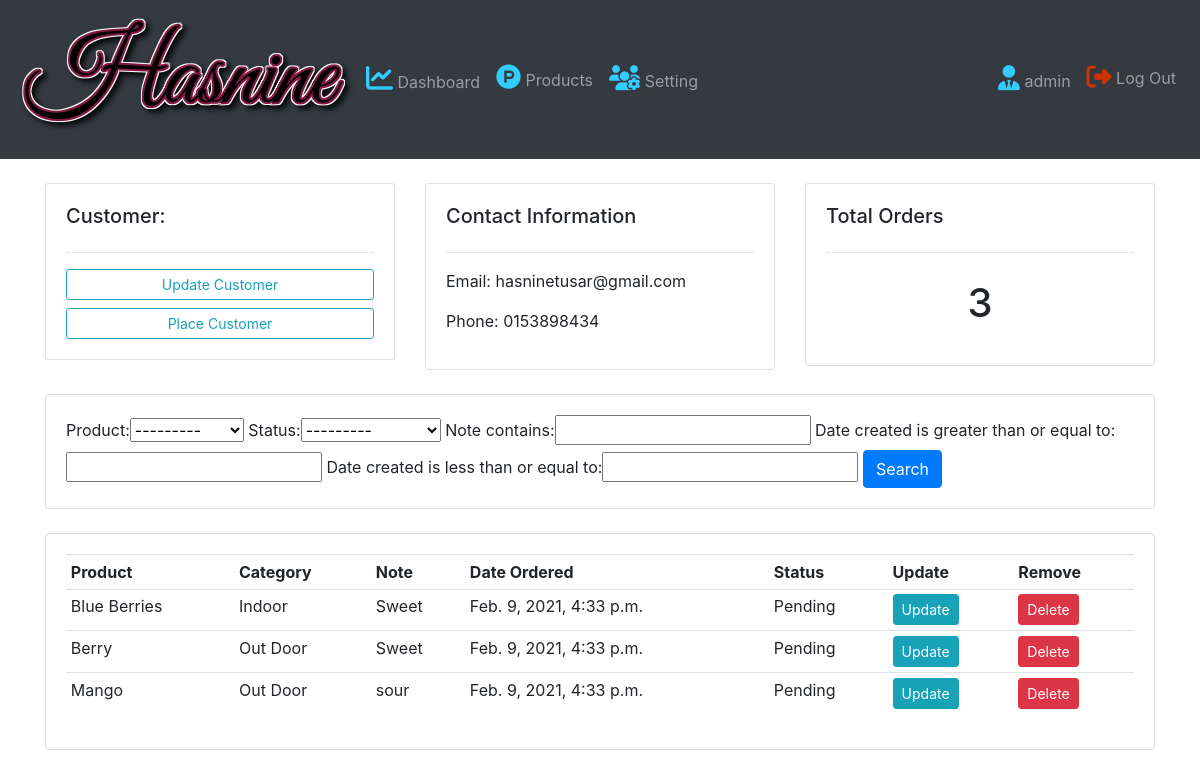
Page /customer/5/ (signed in) on the committed database.
### accounts/models.py (models this page shows, shortened)
class Customer(models.Model):
    user = models.OneToOneField(User, null=True, blank=True, on_delete=models.CASCADE)
    name = models.CharField(max_length=200, null=True)
    phone = models.CharField(max_length=200, null=True)
    email = models.CharField(max_length=200, null=True)
    profile_created = models.ImageField(default="profile.png", null=True, blank=True)
    date_created = models.DateTimeField(auto_now_add=True, null=True)

class Order(models.Model):
    STATUS = (
        ('Pending', 'Pending'),
        ('Out for delivery', 'Out for delivery'),
        ('Delivered', 'Delivered'),
    )
    customer = models.ForeignKey(Customer, null=True, on_delete=models.SET_NULL)
    product = models.ForeignKey(Product, null=True, on_delete=models.SET_NULL)
    date_created = models.DateTimeField(auto_now_add=True, null=True)
    status = models.CharField(max_length=200, null=True, choices=STATUS)
    note = models.CharField(max_length=100, null=True)
    def __str__(self):
        return self.product.name

class Product(models.Model):
    CATEGORY = (
        ('Indoor', 'Indoor'),
        ('Out Door', 'Out Door'),
    )
    name = models.CharField(max_length=200, null=True)
    price = models.FloatField(null=True)
    category = models.CharField(max_length=200, null=True, choices=CATEGORY)
    description = models.CharField(max_length=200, null=True, blank=True)
    date_created = models.DateTimeField(auto_now_add=True, null=True)
    tags = models.ManyToManyField(Tag)
    def __str__(self):
        return self.name

### accounts/decorators.py (the view)
        def wrapper_func(request, *args, **kwargs):
            group = None
            if request.user.groups.exists():
                group = request.user.groups.all()[0].name
            if group in allowed_roles:
                return view_func(request, *args, **kwargs)
            else:
                return HttpResponse('You are not authorized to view this page')

### accounts/views.py (called while the page is built)
@login_required(login_url='login')
@allowed_user(allowed_roles=['admin'])
def customer(request, pks):
    customers = Customer.objects.get(id=pks)
    orders = customers.order_set.all()
    order_count = orders.count()
    my_filter = OrderFilter(request.GET, queryset=orders)
    orders = my_filter.qs
    print(my_filter.qs)
    context = {'customers': customers, 'orders': orders, 'order_count': order_count,
               'my_filter': my_filter}
    return render(request, 'customer.html', context)

### accounts/templates/customer.html (shortened to what this page needs)
{% extends 'base.html' %}
{% block content %}
<br>
<div class="row">
    <div class="col-md">
        <div class="card card-body">
            <h5>Customer:</h5>
            <hr>
            <a class="btn btn-outline-info  btn-sm btn-block" href="">Update Customer</a>
            <a class="btn btn-outline-info  btn-sm btn-block" href="{% url 'create_order' customers.id %}">Place
                Customer</a>
        </div>
    </div>
    <div class="col-md">
        <div class="card card-body">
            <h5>Contact Information</h5>
            <hr>
            <p>Email: {{customers.email}}</p>
            <p>Phone: {{customers.phone}}</p>
        </div>
    </div>
    <div class="col-md">
        <div class="card card-body">
            <h5>Total Orders</h5>
            <hr>
            <h1 style="text-align: center;padding: 10px">{{order_count}}</h1>
        </div>
    </div>
</div>
<br>
<div class="row">
    <div class="col">
        <div class="card card-body">
            <form action="" method="get">
                {{ my_filter.form }}
                <button class="btn btn-primary" type="submit">Search</button>
            </form>
        </div>
    </div>
</div>
<br>
<div class="row">
    <div class="col-md">
        <div class="card card-body">
            <table class="table table-sm">
                <tr>
                    <th>Product</th>
                    <th>Category</th>
                    <th>Note</th>
                    <th>Date Ordered</th>
                    <th>Status</th>
                    <th>Update</th>
                    <th>Remove</th>
                </tr>
                {% for order in orders %}
                <tr>
                    <td>{{order.product}}</td>
                    <td>{{order.product.category}}</td>
                    <td>{{order.note}}</td>
                    <td>{{order.date_created}}</td>
                    <td>{{order.status}}</td>
                    <td><a class="btn btn-sm btn-info" href="{% url 'update_order' order.id %}">Update</a></td>
                    <td><a class="btn btn-sm btn-danger" href="{% url 'deleted' order.id %}">Delete</a></td>
                </tr>
                {% endfor%}
            </table>
        </div>
    </div>
</div>
{% endblock content %}

### accounts/templates/base.html (shortened to what this page needs)
{% extends 'navbar.html' %} {% load static %}
{% block content2 %}
<nav class="navbar navbar-expand-sm bg-dark navbar-dark">
    <a href="{% url 'dashboard' %}"><img src="{% static '/images/logo.png' %}"></a>
    <div class="collapse navbar-collapse" id="navbarNavAltMarkup">
        {% if request.user.is_staff %}
        <div class="navbar-nav">
            <a class="nav-item nav-link" href="{% url 'dashboard' %}"><i class="fas fa-chart-line" style='font-size:27px;color: #33ccff'></i> Dashboard</a>
            <a class="nav-item nav-link" href="{% url 'products' %}"><i class="fab fa-product-hunt" style='font-size:25px;color: #33ccff'></i> Products</a>
        </div>
        {% endif %}
         <div class="navbar-nav">
            <a class="nav-item nav-link" href="{% url 'account_settings' %}"><i class="fas fa-users-cog" style='font-size:25px;color: #33ccff'></i>  Setting</a>
        </div>
    </div>
    <ul class="navbar-nav ml-auto">
        <li id="profile-name"><a class="nav-link" href="{% url 'user-page' %}"><i class="fas fa-user-tie" style='font-size:25px;color: #33ccff'></i> {{ request.user }} </a></li>
        <li><a class="nav-link" href="{% url 'logout' %}"><i class="fas fa-sign-out-alt fa-lg" style='font-size:25px;color: #cc3300'></i> Log Out</a></li>
    </ul>
</nav>
<div class="container">
    {% block content %}
    {% endblock content %}
</div>
{% endblock content2 %}

### rows in the picture
Customer: email "hasninetusar@gmail.com", phone "0153898434"
Order: product "Blue Berries", product.category "Indoor", note "Sweet", date_created "Feb. 9, 2021, 4:33 p.m.", status "Pending"
Order: product "Berry", product.category "Out Door", note "Sweet", date_created "Feb. 9, 2021, 4:33 p.m.", status "Pending"
Order: product "Mango", product.category "Out Door", note "sour", date_created "Feb. 9, 2021, 4:33 p.m.", status "Pending"

### other values in the picture
{{ request.user }} "admin"
{{ order_count }} "3"
